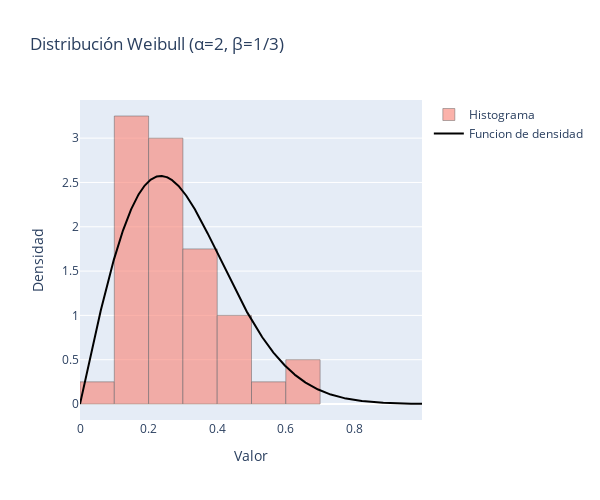

Notebook source saved alongside this figure:
### Code cell
from scipy.stats import weibull_min

beta = 1/3
sigma = 2

# Generamos datos de distribución Rayleigh
datos_weibull = np.random.weibull(a=sigma, size=n) * beta

# Calculamos la función de densidad de probabilidad
x_weibull = np.linspace(0, max(datos_weibull)+beta, 1000)
pdf_weibull = weibull_min.pdf(x_weibull, sigma, scale=beta)

# Creamos las figuras para las gráficas
fig_weibull = go.Figure()

# Añadir histograma y Densidad
fig_weibull.add_histogram(x=datos_weibull, 
                             histnorm='probability density', 
                             name='Histograma', 
                             opacity=0.6, 
                             marker=dict(color='salmon', 
                                         line=dict(color='black', width=0.5)))
fig_weibull.add_scatter(x=x_weibull, y=pdf_weibull, mode='lines', 
                           name='Funcion de densidad', line=dict(color='black'))

# Ajustes de diseño
fig_weibull.update_layout(
    title='Distribución Weibull (α=2, β=1/3)',
    xaxis_title='Valor',
    yaxis_title='Densidad',
    width=600,
    height=500
)

# Mostramos la gráfica
fig_weibull.show()

### Figure 1 — Plotly figure (JSON) as saved in the notebook; plotly's stock layout.template omitted (floating-point values rounded to 4 significant figures; data arrays with more than 128 entries replaced by an {"elided": "..."} marker saying what was removed)
{"data": [{"histnorm": "probability density", "marker": {"color": "salmon", "line": {"color": "black", "width": 0.5}}, "name": "Histograma", "opacity": 0.6, "type": "histogram", "x": [0.1393, 0.2566, 0.3168, 0.1718, 0.3274, 0.2082, 0.1479, 0.6408, 0.1682, 0.161, 0.2928, 0.1836, 0.106, 0.1004, 0.5217, 0.3056, 0.1296, 0.2171, 0.2793, 0.3869, 0.4183, 0.2867, 0.2634, 0.3873, 0.2713, 0.1891, 0.214, 0.1711, 0.07458, 0.3808, 0.2941, 0.4001, 0.2022, 0.4729, 0.2753, 0.6637, 0.1293, 0.1184, 0.4813, 0.3502]}, {"line": {"color": "black"}, "mode": "lines", "name": "Funcion de densidad", "type": "scatter", "x": {"elided": "1000 float values"}, "y": {"elided": "1000 float values"}}], "layout": {"height": 500, "title": {"text": "Distribución Weibull (α=2, β=1/3)"}, "width": 600, "xaxis": {"title": {"text": "Valor"}}, "yaxis": {"title": {"text": "Densidad"}}}}
